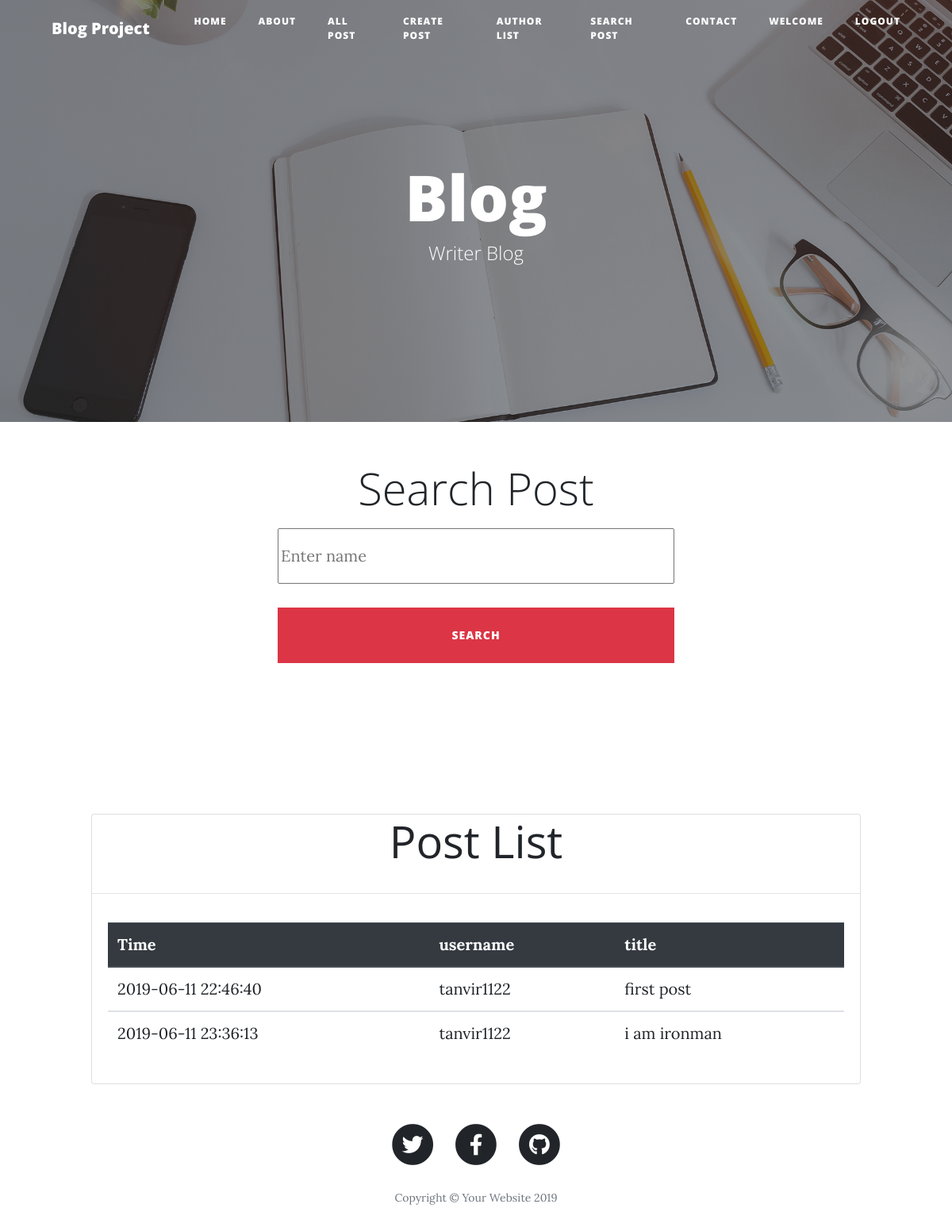
/startbootstrap-clean-blog-gh-pages/search.php, run on the app's committed database.
### tables this page shows
CREATE TABLE `blog` (
  `username` varchar(150) NOT NULL,
  `title` varchar(150) NOT NULL,
  `content` text NOT NULL,
  `time` datetime NOT NULL DEFAULT CURRENT_TIMESTAMP
);

### startbootstrap-clean-blog-gh-pages/include/database.php (called while the page is built, shortened)
<?php
	class MySqlDatabase{
		public function query($sql){
			$this->connection = mysqli_connect(DB_HOST,DB_USER,DB_PASS,DB_NAME);
			$result = mysqli_query($this->connection,$sql);
			return $result;
		}
	}
	$database = new MySqlDatabase();
?>

### startbootstrap-clean-blog-gh-pages/search.php (the view, shortened to what this page needs)
<?php include 'header.php' ?>
<?php include 'nav.php' ?>
<?php require_once('include/database.php');
      require_once('include/input.php');
?>
  <header class="masthead" style="background-image: url('img/home-bg.jpg')">
    <div class="overlay"></div>
    <div class="container">
      <div class="row">
        <div class="col-lg-8 col-md-10 mx-auto">
          <div class="site-heading">
            <h1>Blog</h1>
            <span class="subheading">Writer Blog</span>
          </div>
        </div>
      </div>
    </div>
  </header>
<center>
<form class="form-user" action="" method="POST">
  <label><h1 class="display-4">Search Post </h1></label><br />
  <input style="width:500px;height: 70px;" type="text" name="name" class="from-control" placeholder="Enter name"><br /><br />
  <input style="width:500px;height: 70px;" type="submit" name="search" value="search" class="btn btn-danger">
</form>
<div class="container container-fluid" style="width: 1000px;margin-top:100px">
            <div class="card">
                <label><h2 class="display-4"><b>Post List</b></h2></label>
                <hr>
                <div class="card-body">
<table class="table">
  <thead class="thead-dark">
    <tr>
      <th scope="col">Time</th>
      <th scope="col">username</th>
      <th scope="col">title</th>
    </tr>
  </thead>
<?php
    $name = "";
    $query7 = "SELECT * FROM blog WHERE content LIKE '%$name%'";
    $result7 = $database->query($query7);
    while($data7 = mysqli_fetch_assoc($result7)){
?>
<tbody>
    <tr>
      <td><?php echo $data7['time']; ?></td>
      <td><?php echo $data7['username']; ?></td>
      <td><?php echo $data7['title']; ?></td>
    </tr>
  </tbody>
                        <?php  } ?>
</table>
</div>
            </div>
        </div>
  <?php include 'footer.php' ?>

### data on the page
blog: time "2019-06-11 22:46:40", username "tanvir1122", title "first post"
blog: time "2019-06-11 23:36:13", username "tanvir1122", title "i am ironman"
